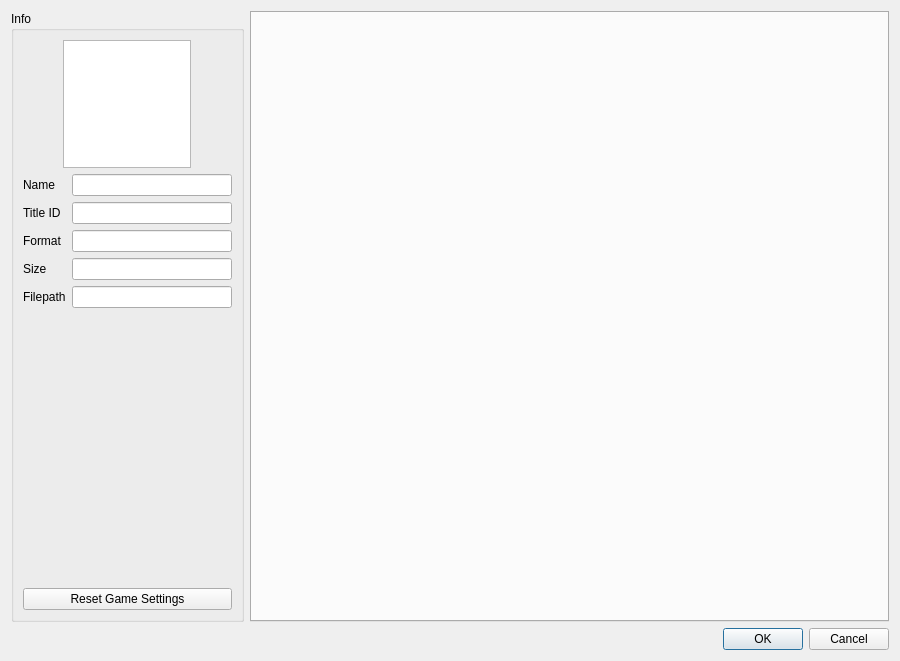
<?xml version="1.0" encoding="UTF-8"?>
<ui version="4.0">
 <class>ConfigurePerGame</class>
 <widget class="QDialog" name="ConfigurePerGame">
  <property name="geometry">
   <rect>
    <x>0</x>
    <y>0</y>
    <width>900</width>
    <height>661</height>
   </rect>
  </property>
  <property name="minimumSize">
   <size>
    <width>900</width>
    <height>0</height>
   </size>
  </property>
  <property name="windowTitle">
   <string>Dialog</string>
  </property>
  <layout class="QVBoxLayout" name="verticalLayout_3">
   <item>
    <layout class="QHBoxLayout" name="horizontalLayout">
     <item>
      <widget class="QGroupBox" name="groupBox">
       <property name="sizePolicy">
        <sizepolicy hsizetype="Maximum" vsizetype="Preferred">
         <horstretch>0</horstretch>
         <verstretch>0</verstretch>
        </sizepolicy>
       </property>
       <property name="title">
        <string>Info</string>
       </property>
       <layout class="QVBoxLayout" name="verticalLayout">
        <item>
         <layout class="QGridLayout" name="gridLayout">
          <item row="0" column="0">
           <widget class="QGraphicsView" name="icon_view">
            <property name="sizePolicy">
             <sizepolicy hsizetype="Maximum" vsizetype="Maximum">
              <horstretch>0</horstretch>
              <verstretch>0</verstretch>
             </sizepolicy>
            </property>
            <property name="minimumSize">
             <size>
              <width>128</width>
              <height>128</height>
             </size>
            </property>
            <property name="maximumSize">
             <size>
              <width>128</width>
              <height>128</height>
             </size>
            </property>
            <property name="verticalScrollBarPolicy">
             <enum>Qt::ScrollBarAlwaysOff</enum>
            </property>
            <property name="horizontalScrollBarPolicy">
             <enum>Qt::ScrollBarAlwaysOff</enum>
            </property>
            <property name="interactive">
             <bool>false</bool>
            </property>
           </widget>
          </item>
         </layout>
        </item>
        <item>
         <layout class="QGridLayout" name="gridLayout_2">
          <item row="4" column="0">
           <widget class="QLabel" name="label_6">
            <property name="text">
             <string>Size</string>
            </property>
           </widget>
          </item>
          <item row="5" column="1">
           <widget class="QLineEdit" name="display_filepath">
            <property name="enabled">
             <bool>true</bool>
            </property>
            <property name="minimumSize">
             <size>
              <width>160</width>
              <height>0</height>
             </size>
            </property>
            <property name="readOnly">
             <bool>true</bool>
            </property>
           </widget>
          </item>
          <item row="3" column="0">
           <widget class="QLabel" name="label_5">
            <property name="text">
             <string>Format</string>
            </property>
           </widget>
          </item>
          <item row="1" column="0">
           <widget class="QLabel" name="label">
            <property name="text">
             <string>Name</string>
            </property>
           </widget>
          </item>
          <item row="4" column="1">
           <widget class="QLineEdit" name="display_size">
            <property name="enabled">
             <bool>true</bool>
            </property>
            <property name="readOnly">
             <bool>true</bool>
            </property>
           </widget>
          </item>
          <item row="5" column="0">
           <widget class="QLabel" name="label_7">
            <property name="text">
             <string>Filepath</string>
            </property>
           </widget>
          </item>
          <item row="2" column="0">
           <widget class="QLabel" name="label_4">
            <property name="text">
             <string>Title ID</string>
            </property>
           </widget>
          </item>
          <item row="2" column="1">
           <widget class="QLineEdit" name="display_title_id">
            <property name="enabled">
             <bool>true</bool>
            </property>
            <property name="readOnly">
             <bool>true</bool>
            </property>
           </widget>
          </item>
          <item row="1" column="1">
           <widget class="QLineEdit" name="display_name">
            <property name="enabled">
             <bool>true</bool>
            </property>
            <property name="readOnly">
             <bool>true</bool>
            </property>
           </widget>
          </item>
          <item row="3" column="1">
           <widget class="QLineEdit" name="display_format">
            <property name="enabled">
             <bool>true</bool>
            </property>
            <property name="readOnly">
             <bool>true</bool>
            </property>
           </widget>
          </item>
         </layout>
        </item>
        <item>
         <spacer name="verticalSpacer">
          <property name="orientation">
           <enum>Qt::Vertical</enum>
          </property>
          <property name="sizeHint" stdset="0">
           <size>
            <width>20</width>
            <height>40</height>
           </size>
          </property>
         </spacer>
        </item>
        <item>
         <widget class="QPushButton" name="button_reset_per_game">
          <property name="text">
           <string>Reset Game Settings</string>
          </property>
         </widget>
        </item>
       </layout>
      </widget>
     </item>
     <item>
      <layout class="QVBoxLayout" name="VerticalLayout">
       <item>
        <layout class="QVBoxLayout" name="verticalLayout_2"/>
       </item>
       <item>
        <widget class="QTabWidget" name="tabWidget">
         <property name="enabled">
          <bool>true</bool>
         </property>
         <property name="currentIndex">
          <number>-1</number>
         </property>
         <property name="usesScrollButtons">
          <bool>true</bool>
         </property>
         <property name="documentMode">
          <bool>false</bool>
         </property>
         <property name="tabsClosable">
          <bool>false</bool>
         </property>
        </widget>
       </item>
      </layout>
     </item>
    </layout>
   </item>
   <item>
    <widget class="QDialogButtonBox" name="buttonBox">
     <property name="sizePolicy">
      <sizepolicy hsizetype="Preferred" vsizetype="Preferred">
       <horstretch>0</horstretch>
       <verstretch>0</verstretch>
      </sizepolicy>
     </property>
     <property name="orientation">
      <enum>Qt::Horizontal</enum>
     </property>
     <property name="standardButtons">
      <set>QDialogButtonBox::Cancel|QDialogButtonBox::Ok</set>
     </property>
    </widget>
   </item>
  </layout>
 </widget>
 <resources/>
 <connections>
  <connection>
   <sender>buttonBox</sender>
   <signal>rejected()</signal>
   <receiver>ConfigurePerGame</receiver>
   <slot>reject()</slot>
   <hints>
    <hint type="sourcelabel">
     <x>20</x>
     <y>20</y>
    </hint>
    <hint type="destinationlabel">
     <x>20</x>
     <y>20</y>
    </hint>
   </hints>
  </connection>
 </connections>
</ui>
